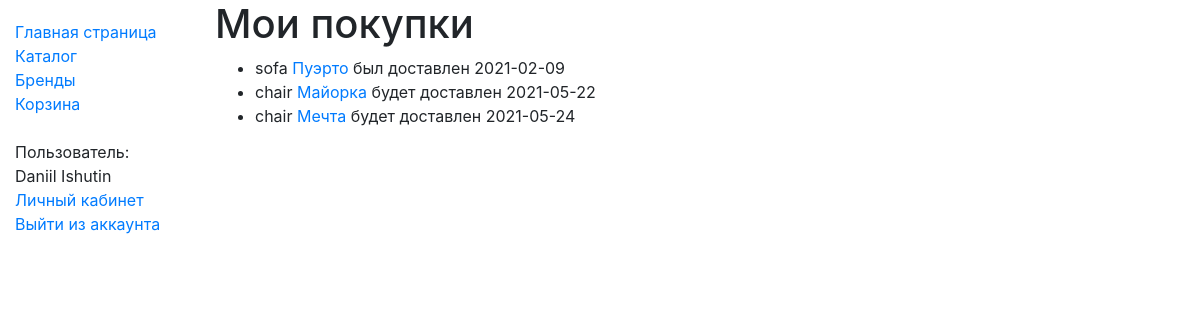
Page /catalog/myaccount/ (signed in) on the earlier database version.
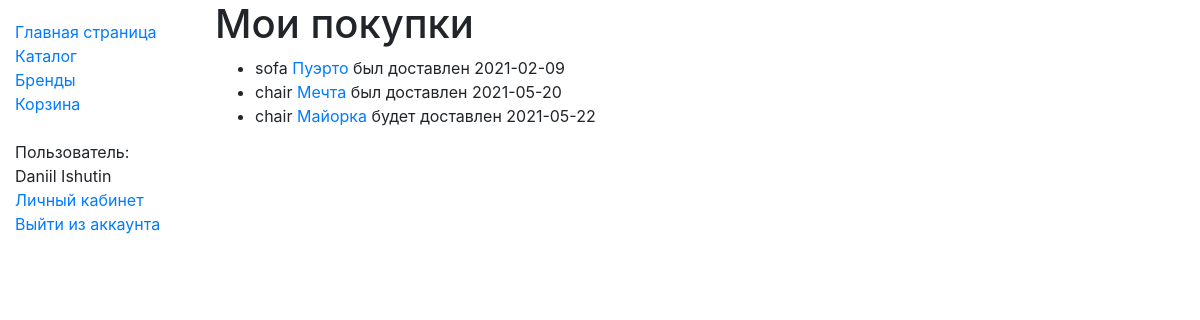
Same page on the later database version.
### catalog/models.py (models this page shows, shortened)
class FurnitureInstance(models.Model):
    id = models.UUIDField(primary_key=True, default=uuid.uuid4,
                          help_text="Unique ID for this particular furniture")
    furniture = models.ForeignKey('Furniture', on_delete=models.SET_NULL, null=True)
    buyer = models.ForeignKey(User, on_delete=models.SET_NULL, null=True, blank=True)
    Availability_STATUS = (
        ('a', 'В наличии'),
        ('n', 'Куплен'),
        ('r', 'Зарезервирован'),
    )
    status = models.CharField(max_length=1, choices=Availability_STATUS, blank=True, default='m', help_text='Furniture availability')
    delivery_day = models.DateField(default=date.today() + timedelta(days=10), help_text="Delivery day")
    @property
    def delivery(self):
        if self.status == 'a':
            self.delivery_day = date.today() + timedelta(days=10)
            return "привезем уже к %s!" % self.delivery_day
        if self.delivery_day < date.today():
            self.status = 'n'
            return "был доставлен %s" % self.delivery_day
        return "будет доставлен %s" % self.delivery_day #only if reserved
    class Meta:
        ordering = ["status"]
        permissions = (("worker", "Can manage catalog items (WORKER)"),)

class Furniture(models.Model):
    name = models.CharField(max_length=200)
    brand = models.ForeignKey('Brand', on_delete=models.SET_NULL, null=True)
    description = models.TextField(max_length=1000, help_text="Описание продукта")
    isbn = models.CharField('ISBN', max_length=13,
                            help_text='13 Character <a href="https://www.isbn-international.org/content/what-isbn">ISBN number</a>')
    type = models.ManyToManyField(Type, help_text="Select a type of this product")
    published = models.BooleanField(default=False, help_text="Опубликовано")
    image = models.CharField(max_length=500, help_text="Изображение продукта", null=True)
    price = models.DecimalField(max_digits=6, decimal_places=2, default=1000.20)
    def get_absolute_url(self):
        return reverse('furniture-detail', args=[str(self.id)])
    def display_type(self):
        return ', '.join(type.name for type in self.type.all()[:3])
    display_type.short_description = 'type'
    class Meta:
        ordering = ['brand']

class Type(models.Model):
    name = models.CharField(max_length=200, help_text="Enter the product type")
    def __str__(self):
        return self.name

### catalog/views.py (the view)
# urls.py: path('myaccount/', views.PersonalAccountListView.as_view(), name='my-account'),
class PersonalAccountListView(LoginRequiredMixin, generic.ListView):
    model = FurnitureInstance
    template_name = 'catalog/personal_account.html'
    def get_queryset(self):
        return FurnitureInstance.objects.filter(buyer=self.request.user).order_by('delivery_day')

### catalog/templates/catalog/personal_account.html
{% extends "base_generic.html" %}
{% block content %}
    <h1>Мои покупки</h1>
    {% if furnitureinstance_list %}
    <ul>
      {% for furnitureinst in furnitureinstance_list %}
      <li>
          {{furnitureinst.furniture.type.first}}
          <a href="{{ furnitureinst.furniture.get_absolute_url }}">{{furnitureinst.furniture.name}}</a>
          {{furnitureinst.delivery}}
      </li>
      {% endfor %}
    </ul>
    {% else %}
      <p>Вы еще не покупали у нас мебель</p>
    {% endif %}
{% endblock %}

### catalog/templates/base_generic.html (shortened to what this page needs)
<!DOCTYPE html>
<html lang="en">
<head>
  <link rel="stylesheet" href="https://cdn.jsdelivr.net/npm/bootstrap@4.5.3/dist/css/bootstrap.min.css">
  {% load static %}
  <link rel="stylesheet" href="{% static 'css/styles.css' %}">
</head>
<body>
  <div class="container-fluid">
    <div class="row">
      <div class="col-sm-2"  >
      {% block sidebar %}
        <ul class="sidebar-nav" style="width:250px;">
            <li><a href="{% url 'index' %}">Главная страница</a></li>
            <li><a href="{% url 'furniture' %}">Каталог</a></li>
            <li><a href="{% url 'brand' %}">Бренды</a></li>
            {% if user.is_authenticated %}
            <li><a href="{% url 'basket' %}">Корзина</a></li>
            {% endif %}
            <br>
            {% if user.is_authenticated %}
                <li>Пользователь: <br>
                    {% if user.first_name and user.last_name %}
                        {{ user.first_name }} {{ user.last_name }}
                    {% else %}
                        {{ user.get_username }}
                    {% endif %}
                </li>
                <li><a href="{% url 'my-account' %}">Личный кабинет</a></li>
                <li><a href="{% url 'logout'%}?next={{request.path}}">Выйти из аккаунта</a></li>
            {% else %}
                <li><a href="{% url 'login'%}?next={{request.path}}">Войти в аккаунт</a></li>
            {% endif %}
            <br><br>
        </ul>
     {% endblock %}
      </div>
      <div class="col-sm-10">{% block content %}{% endblock %}
      </div>
    </div>
  </div>
</body>
</html>

### catalog/static/css/styles.css (style rules this page uses)
.sidebar-nav { margin-top: 20px; padding: 0; list-style: none; }

Differences in the rows shown:
changed FurnitureInstance "Мечта": delivery "будет доставлен 2021-05-24" → "был доставлен 2021-05-20"; moves up the list
